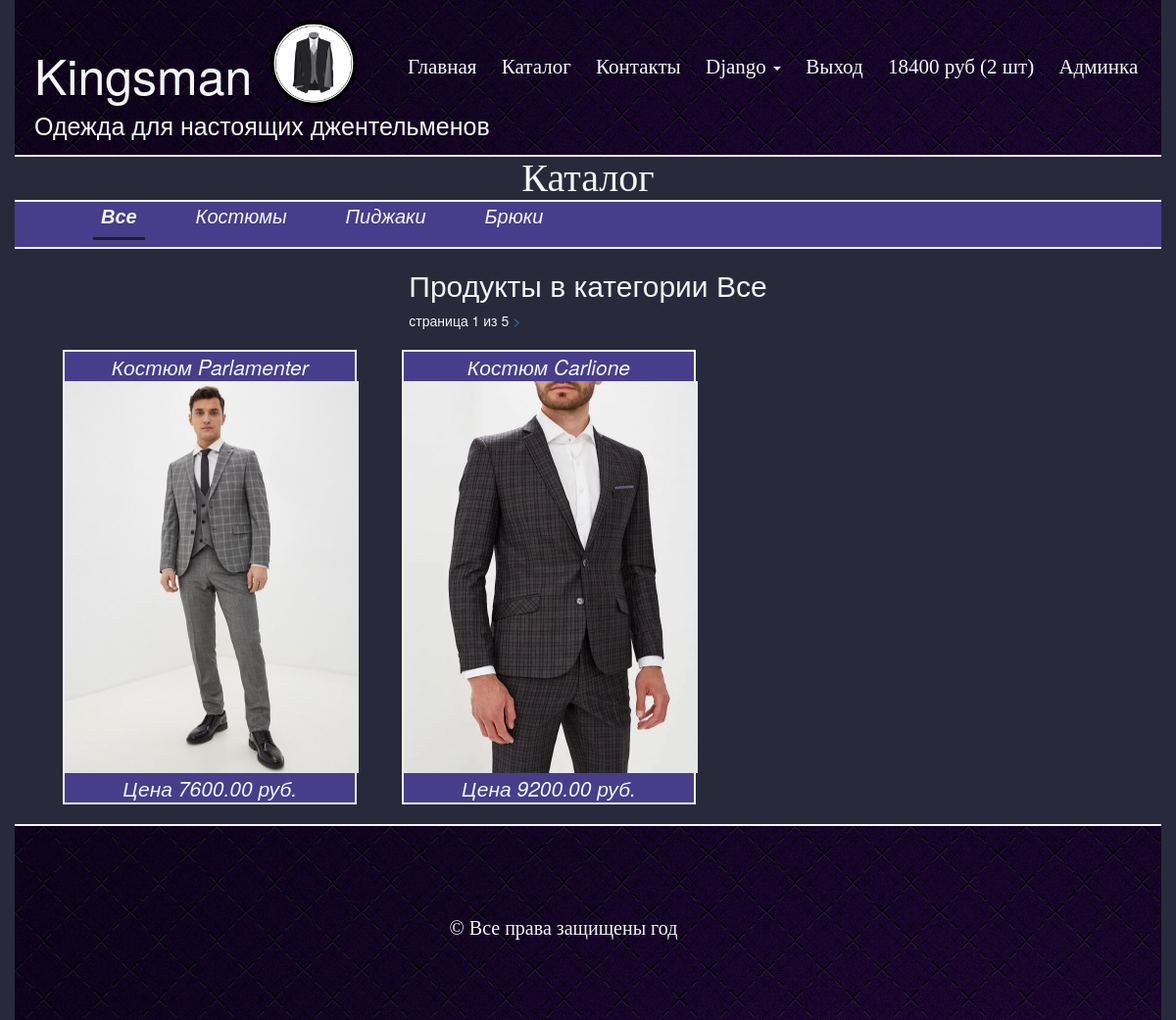
The app's page /category/0/products/ (signed in) with its own data.
### authapp/models.py (models this page shows, shortened)
class ShopUser(AbstractUser):
    age = models.PositiveSmallIntegerField(verbose_name='возраст', null=True)
    avatar = models.ImageField(upload_to='users_avatars', blank=True)
    activation_key = models.CharField(max_length=128, blank=True)
    activation_key_expires = models.DateTimeField(default=get_activation_key_expires)

### basketapp/models.py (models this page shows, shortened)
class Basket(models.Model):
    user = models.ForeignKey(ShopUser, on_delete=models.CASCADE,
                             related_name='basket')
    product = models.ForeignKey(Product, on_delete=models.CASCADE)
    quantity = models.PositiveIntegerField('количество', default=0)
    add_datetime = models.DateTimeField(verbose_name='время', auto_now_add=True)
    @cached_property
    def get_items_cached(self):
        return self.user.basket.select_related().all()
    @property
    def product_cost(self):
        return self.product.price * self.quantity
    @property
    def total_quantity(self):
        return sum(map(lambda x: x.quantity, self.get_items_cached))
    @property
    def total_cost(self):
        return sum(map(lambda x: x.product_cost, self.get_items_cached))

### mainapp/models.py (models this page shows, shortened)
class Product(models.Model):
    category = models.ForeignKey(ProductCategory, verbose_name='категория продукта', on_delete=models.CASCADE)
    name = models.CharField('имя продукта', max_length=128)
    image = models.ImageField(upload_to='products_images', blank=True)
    short_desc = models.CharField('краткое описание', max_length=64, blank=True)
    desc = models.TextField('описание товара', blank=True)
    price = models.DecimalField('цена продукта', max_digits=8, decimal_places=2, default=0)
    quantity = models.PositiveIntegerField('количество на складе', default=0)
    is_active = models.BooleanField(db_index=True, default=True)

class ProductCategory(models.Model):
    name = models.CharField('имя категории', max_length=64)
    description = models.TextField('описание категории', blank=True)
    is_active = models.BooleanField(db_index=True, default=True)

### mainapp/views.py (the view)
def category_products(request, pk, page=1):
    if pk == '0':
        category = {'pk': 0, 'name': 'Все'}
        products = get_products()
    else:
        category = get_category(pk)
        products = get_products_in_productcategory(pk)
    products_paginator = Paginator(products, 2)
    try:
        products = products_paginator.page(page)
    except PageNotAnInteger:
        products = products_paginator.page(1)
    except EmptyPage:
        products = products_paginator.page(products_paginator.num_pages)
    context = {
        'page_title': 'каталог',
        'products': products,
        'category': category,
    }
    return render(request, 'mainapp/category_products.html', context)

### basketapp/context_processors.py (called while the page is built)
def basket(request):
    if request.user.is_authenticated:
        basket = request.user.basket.select_related().all()
    else:
        basket = []
    return {
        'basket':basket,
    }

### mainapp/context_processors.py (called while the page is built)
def menu(request):
    menu = ProductCategory.objects.filter(is_active=True)
    return {
        'categories': menu,
    }

### mainapp/views.py (called while the page is built)
def get_products():
    if LOW_CACHE:
        key = 'products'
        products = cache.get(key)
        if products is None:
            products = Product.objects.filter(
                is_active=True,
                category__is_active=True
            ).select_related('category')
            cache.set(key, products)
        return products
    else:
        return Product.objects.filter(is_active=True,
                                      category__is_active=True).select_related('category')

### mainapp/templates/mainapp/category_products.html (shortened to what this page needs)
{% extends 'mainapp/base.html' %}
{% load static %}
{% load my_tags %}
{% block bodyContent %}
    {% include 'mainapp/includes/inc__main_menu.html' %}
    <h1 class="headline">Каталог</h1>
    {% include 'mainapp/includes/inc__category_menu.html' %}
    <div class="related">
        <div class="title clearfix">
            <h2 style="color: whitesmoke; text-align: center">Продукты в категории {{ category.name|title }}</h2>
            <div class="paginator">
                <span class="current">страница {{ products.number }} из {{ products.paginator.num_pages }}</span>
                {% if products.has_next %}
                    <a href="{% url 'main:category_products_pagination' category.pk products.next_page_number %}">
                        >
                    </a>
                {% endif %}
            </div>
        </div>
        <div class="productList">
            {% for product in products %}
                <div class="productCell">
                    <span> {{ product.name }} </span>
                    <a href="{% url 'mainapp:product_page' product.pk %}">
                        <img width="300px" height="400px" src="{{ product.image.url }}" alt="#">
                    </a>
                    <span>Цена {{ product.price }} руб.</span>
                </div>
            {% endfor %}
        </div>
    </div>
{% endblock %}

### mainapp/templates/mainapp/includes/inc__main_menu.html (shortened to what this page needs)
{% load static %}
<div class="header"><span class="name">Kingsman</span> <span
        class="slogan">Одежда для настоящих джентельменов</span>
    <img width="90" class="logo" src="{% static 'img/logo.png' %}" alt="">
    <ul class="main_menu">
        <li><a href="{% url 'main:index' %}" {% if request.path == '/' %} class="active_link" {% endif %}>Главная</a>
        </li>
        <li>
            <a href="{% url 'main:category_products' 0 %}"
                    >Каталог</a>
        </li>
        <li><a href="{% url 'main:contacts' %}" {% if request.path == '/contacts/' %} class="active_link" {% endif %}>Контакты</a>
        </li>
        {% if user.is_authenticated %}
            <li>
                <div class="dropdown">
                    <a class="dropdown-toggle" href="" data-toggle="dropdown">
                        {{ user.first_name|default:'пользователь'|title }}
                        <span class="caret"></span>
                    </a>
                </div>
            </li>
        {% endif %}
        <li>
            {% if user.is_authenticated %}
                <a href="{% url 'auth:logout' %}">
                    Выход
                </a>
            {% else %}
                <a href="{% url 'auth:login' %}">
                    Вход
                </a>
            {% endif %}
        </li>
        <li>
            {% if user.is_authenticated %}
                <li>
                    {% if basket %}
                        <a href="{% url 'basket:index' %}">
                        <span>
                                {{ basket.0.total_cost|floatformat:0 }} руб ({{ basket.0.total_quantity }} шт)
                        </span>
                        </a>
                    {% endif %}
                </li>
            {% endif %}
        </li>
        <li>
            {% if user.is_superuser %}
                <a href="{% url 'my_admin:index' %}">
                    <span>
                        Админка
                    </span>
                </a>
            {% endif %}
        </li>
    </ul>
</div>

### mainapp/templates/mainapp/includes/inc__category_menu.html
<div class="catalogMenu clearfix">
    <ul>
        <li>
            <a href="{% url 'main:category_products' 0 %}"
               class="{% if request.resolver_match.kwargs.pk == '0' %} active {% endif %}">
                Все
            </a>
        </li>
        {% for category in categories %}
            <li>
                <a href="{% url 'main:category_products' category.pk %}"
                class="{% if request.resolver_match.kwargs.pk|add:0 == category.pk %} active {% endif %}">
                    {{ category.name }}
                </a>
            </li>
        {% endfor %}
    </ul>
</div>

### static/css/styles.css (style rules this page uses)
html, body { background-color: #fffaf0; }
.header { margin: 0 auto; position: relative; border-bottom: 2px solid whitesmoke; height: 160px; background-image: url(/static/img/body_texture.jpg); }
.title { margin: 0 auto; height: 50px; }
.name { position: absolute; font-size: 50px; color: whitesmoke; margin-top: 40px; margin-left: 20px; }
.slogan { position: absolute; margin-top: 110px; font-size: 25px; color: whitesmoke; margin-left: 20px; }
.logo { position: absolute; margin-top: 20px; margin-left: 260px; }
.main_menu { position: absolute; list-style-type: none; font-family: serif; font-size: 1.5em; margin-left: 30%; margin-top: 4.5%; }
.main_menu li { display: inline-block; }
.main_menu li a { text-decoration: none; color: ghostwhite; padding: 10px; }
.headline { text-align: center; font-size: 40px; color: whitesmoke; font-family: serif; margin: 0 20px; }
.productCell { margin: 20px; border: 2px solid whitesmoke; background-color: darkslateblue; width: 300px; float: left; margin-right: 2.31%; }
.productCell span { display: block; font-style: italic; text-align: center; font-size: 21px; font-weight: 400; color: aliceblue; }
.catalogMenu { margin: 0 auto; width: 100%; height: 50px; border-bottom: 2px solid whitesmoke; border-top: 2px solid whitesmoke; background-color: darkslateblue; }
.catalogMenu li { display: inline-block; text-decoration: none; }
.catalogMenu > ul > li > a { padding: 8px; font-size: 20px; margin-left: 40px; text-decoration: none; font-style: italic; color: whitesmoke; }
.clearfix { content: " "; clear: both; display: table; }
.active { color: #212121; font-weight: 700; border-bottom: 3px solid #212121; }
.productList { position: relative; width: 95%; max-width: 1500px; margin: 0 auto; clear: both; }
.current { color: whitesmoke; }

### records on screen
ShopUser: first_name "Django"
Basket: user+product+quantity "18400", quantity "2"
ProductCategory: name "Костюмы"
ProductCategory: name "Пиджаки"
ProductCategory: name "Брюки"
Product: name "Костюм Parlamenter", image (picture), price "7600.00"
Product: name "Костюм Carlione", image (picture), price "9200.00"

### other values on screen
{{ category.name|title }} "Все"
{{ products.number }} "1"
{{ products.paginator.num_pages }} "5"
